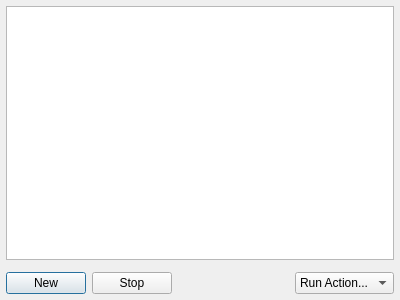
<?xml version="1.0" encoding="UTF-8"?>
<ui version="4.0">
 <class>Form</class>
 <widget class="QWidget" name="Form">
  <property name="geometry">
   <rect>
    <x>0</x>
    <y>0</y>
    <width>400</width>
    <height>300</height>
   </rect>
  </property>
  <property name="windowTitle">
   <string>Form</string>
  </property>
  <layout class="QVBoxLayout" name="verticalLayout">
   <property name="leftMargin">
    <number>6</number>
   </property>
   <property name="topMargin">
    <number>6</number>
   </property>
   <property name="rightMargin">
    <number>6</number>
   </property>
   <property name="bottomMargin">
    <number>6</number>
   </property>
   <item>
    <widget class="QTableView" name="table">
     <property name="editTriggers">
      <set>QAbstractItemView::NoEditTriggers</set>
     </property>
     <property name="selectionBehavior">
      <enum>QAbstractItemView::SelectRows</enum>
     </property>
    </widget>
   </item>
   <item>
    <widget class="QWidget" name="widget" native="true">
     <layout class="QHBoxLayout" name="horizontalLayout">
      <property name="leftMargin">
       <number>0</number>
      </property>
      <property name="topMargin">
       <number>6</number>
      </property>
      <property name="rightMargin">
       <number>0</number>
      </property>
      <property name="bottomMargin">
       <number>0</number>
      </property>
      <item>
       <widget class="QWidget" name="buttonBox" native="true">
        <layout class="QHBoxLayout" name="horizontalLayout_2">
         <property name="leftMargin">
          <number>0</number>
         </property>
         <property name="topMargin">
          <number>0</number>
         </property>
         <property name="rightMargin">
          <number>0</number>
         </property>
         <property name="bottomMargin">
          <number>0</number>
         </property>
         <item>
          <widget class="QPushButton" name="newButton">
           <property name="text">
            <string>New</string>
           </property>
           <property name="autoDefault">
            <bool>false</bool>
           </property>
           <property name="default">
            <bool>true</bool>
           </property>
          </widget>
         </item>
         <item>
          <widget class="QPushButton" name="stopButton">
           <property name="text">
            <string>Stop</string>
           </property>
          </widget>
         </item>
        </layout>
       </widget>
      </item>
      <item>
       <spacer name="_horizontalSpacer">
        <property name="orientation">
         <enum>Qt::Horizontal</enum>
        </property>
        <property name="sizeHint" stdset="0">
         <size>
          <width>40</width>
          <height>20</height>
         </size>
        </property>
       </spacer>
      </item>
      <item>
       <widget class="QComboBox" name="actionComboBox">
        <item>
         <property name="text">
          <string>Run Action...</string>
         </property>
        </item>
       </widget>
      </item>
     </layout>
    </widget>
   </item>
  </layout>
 </widget>
 <resources/>
 <connections/>
</ui>
